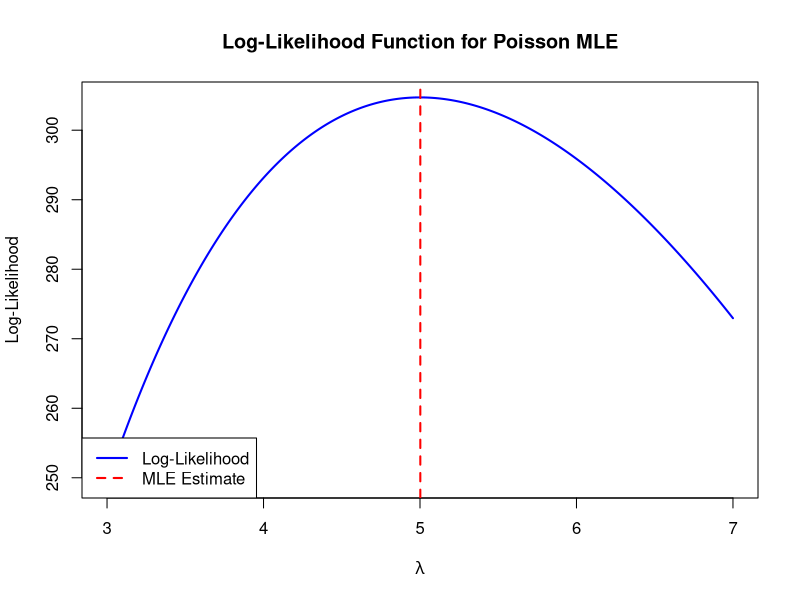

Write R code to recreate this figure.
## ---- chunk 1
library(knitr)
library(magrittr)
library(kableExtra)
## ---- chunk 2
# Define given values
n <- 100   # Number of observations
sum_x <- 500  # Given sum of x_i
x_bar <- sum_x / n  # Theoretical MLE (should be 5)

# Define a sequence of lambda values for grid search
lambda_grid <- seq(3, 7, length.out = 1000) 

# Define the log-likelihood function
log_likelihood <- function(lambda) {
  return( sum_x * log(lambda) - n * lambda ) 
}

# Evaluate log-likelihood over the grid
log_lik_values <- sapply(lambda_grid, log_likelihood)

# Find the lambda that maximizes log-likelihood
lambda_hat_grid <- lambda_grid[which.max(log_lik_values)]

# Print results
cat("Approximated MLE from grid search:", lambda_hat_grid, "\n")
cat("Theoretical MLE from calculus:", x_bar, "\n")

# Plot log-likelihood function
plot(lambda_grid, log_lik_values, type = "l", col = "blue", lwd = 2,
     xlab = expression(lambda), ylab = "Log-Likelihood",
     main = "Log-Likelihood Function for Poisson MLE")
abline(v = lambda_hat_grid, col = "red", lty = 2, lwd = 2)
legend("bottomleft", legend = c("Log-Likelihood", "MLE Estimate"),
       col = c("blue", "red"), lty = c(1, 2), lwd = c(2, 2))
